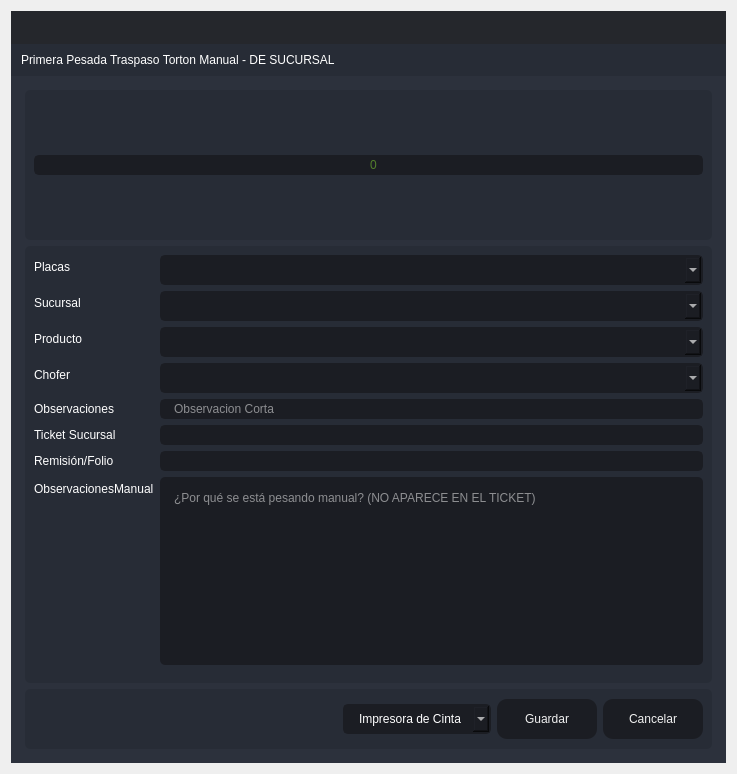
<?xml version="1.0" encoding="UTF-8"?>
<ui version="4.0">
 <class>PrimeraPTA</class>
 <widget class="QDialog" name="PrimeraPTA">
  <property name="windowModality">
   <enum>Qt::ApplicationModal</enum>
  </property>
  <property name="geometry">
   <rect>
    <x>0</x>
    <y>0</y>
    <width>737</width>
    <height>774</height>
   </rect>
  </property>
  <property name="minimumSize">
   <size>
    <width>737</width>
    <height>774</height>
   </size>
  </property>
  <property name="maximumSize">
   <size>
    <width>737</width>
    <height>774</height>
   </size>
  </property>
  <property name="windowTitle">
   <string>Primera Pesada Traspaso Torton Manual</string>
  </property>
  <layout class="QVBoxLayout" name="verticalLayout_6">
   <item>
    <widget class="QFrame" name="frame_main">
     <property name="styleSheet">
      <string notr="true">/* LINE EDIT */
QLineEdit {
	background-color: rgb(27, 29, 35);
	border-radius: 5px;
	border: 2px solid rgb(27, 29, 35);
	padding-left: 10px;
}
QLineEdit:hover {
	border: 2px solid rgb(64, 71, 88);
}
QLineEdit:focus {
	border: 2px solid rgb(91, 101, 124);
}

/* SCROLL BARS */
QScrollBar:horizontal {
    border: none;
    background: rgb(52, 59, 72);
    height: 14px;
    margin: 0px 21px 0 21px;
	border-radius: 0px;
}
QScrollBar::handle:horizontal {
    background: rgb(85, 170, 255);
    min-width: 25px;
	border-radius: 7px
}
QScrollBar::add-line:horizontal {
    border: none;
    background: rgb(55, 63, 77);
    width: 20px;
	border-top-right-radius: 7px;
    border-bottom-right-radius: 7px;
    subcontrol-position: right;
    subcontrol-origin: margin;
}
QScrollBar::sub-line:horizontal {
    border: none;
    background: rgb(55, 63, 77);
    width: 20px;
	border-top-left-radius: 7px;
    border-bottom-left-radius: 7px;
    subcontrol-position: left;
    subcontrol-origin: margin;
}
QScrollBar::up-arrow:horizontal, QScrollBar::down-arrow:horizontal
{
     background: none;
}
QScrollBar::add-page:horizontal, QScrollBar::sub-page:horizontal
{
     background: none;
}
 QScrollBar:vertical {
	border: none;
    background: rgb(52, 59, 72);
    width: 14px;
    margin: 21px 0 21px 0;
	border-radius: 0px;
 }
 QScrollBar::handle:vertical {	
	background: rgb(85, 170, 255);
    min-height: 25px;
	border-radius: 7px
 }
 QScrollBar::add-line:vertical {
     border: none;
    background: rgb(55, 63, 77);
     height: 20px;
	border-bottom-left-radius: 7px;
    border-bottom-right-radius: 7px;
     subcontrol-position: bottom;
     subcontrol-origin: margin;
 }
 QScrollBar::sub-line:vertical {
	border: none;
    background: rgb(55, 63, 77);
     height: 20px;
	border-top-left-radius: 7px;
    border-top-right-radius: 7px;
     subcontrol-position: top;
     subcontrol-origin: margin;
 }
 QScrollBar::up-arrow:vertical, QScrollBar::down-arrow:vertical {
     background: none;
 }

 QScrollBar::add-page:vertical, QScrollBar::sub-page:vertical {
     background: none;
 }

/* CHECKBOX */
QCheckBox::indicator {
    border: 3px solid rgb(52, 59, 72);
	width: 15px;
	height: 15px;
	border-radius: 10px;
    background: rgb(44, 49, 60);
}
QCheckBox::indicator:hover {
    border: 3px solid rgb(58, 66, 81);
}
QCheckBox::indicator:checked {
    background: 3px solid rgb(52, 59, 72);
	border: 3px solid rgb(52, 59, 72);	
	background-image: url(:/16x16/icons/16x16/cil-check-alt.png);
}

/* RADIO BUTTON */
QRadioButton::indicator {
    border: 3px solid rgb(52, 59, 72);
	width: 15px;
	height: 15px;
	border-radius: 10px;
    background: rgb(44, 49, 60);
}
QRadioButton::indicator:hover {
    border: 3px solid rgb(58, 66, 81);
}
QRadioButton::indicator:checked {
    background: 3px solid rgb(94, 106, 130);
	border: 3px solid rgb(52, 59, 72);	
}

/* COMBOBOX */
QComboBox{
	background-color: rgb(27, 29, 35);
	border-radius: 5px;
	border: 2px solid rgb(27, 29, 35);
	padding: 5px;
	padding-left: 10px;
}
QComboBox:hover{
	border: 2px solid rgb(64, 71, 88);
}
QComboBox::drop-down {
	subcontrol-origin: padding;
	subcontrol-position: top right;
	width: 25px; 
	border-left-width: 3px;
	border-left-color: rgba(39, 44, 54, 150);
	border-left-style: solid;
	border-top-right-radius: 3px;
	border-bottom-right-radius: 3px;	
	background-image: url(:/16x16/icons/16x16/cil-arrow-bottom.png);
	background-position: center;
	background-repeat: no-reperat;
 }
QComboBox QAbstractItemView {
	color: rgb(85, 170, 255);	
	background-color: rgb(27, 29, 35);
	padding: 10px;
	selection-background-color: rgb(39, 44, 54);
}

/* SLIDERS */
QSlider::groove:horizontal {
    border-radius: 9px;
    height: 18px;
	margin: 0px;
	background-color: rgb(52, 59, 72);
}
QSlider::groove:horizontal:hover {
	background-color: rgb(55, 62, 76);
}
QSlider::handle:horizontal {
    background-color: rgb(85, 170, 255);
    border: none;
    height: 18px;
    width: 18px;
    margin: 0px;
	border-radius: 9px;
}
QSlider::handle:horizontal:hover {
    background-color: rgb(105, 180, 255);
}
QSlider::handle:horizontal:pressed {
    background-color: rgb(65, 130, 195);
}

QSlider::groove:vertical {
    border-radius: 9px;
    width: 18px;
    margin: 0px;
	background-color: rgb(52, 59, 72);
}
QSlider::groove:vertical:hover {
	background-color: rgb(55, 62, 76);
}
QSlider::handle:vertical {
    background-color: rgb(85, 170, 255);
	border: none;
    height: 18px;
    width: 18px;
    margin: 0px;
	border-radius: 9px;
}
QSlider::handle:vertical:hover {
    background-color: rgb(105, 180, 255);
}
QSlider::handle:vertical:pressed {
    background-color: rgb(65, 130, 195);
}

</string>
     </property>
     <property name="frameShape">
      <enum>QFrame::NoFrame</enum>
     </property>
     <property name="frameShadow">
      <enum>QFrame::Raised</enum>
     </property>
     <layout class="QVBoxLayout" name="verticalLayout">
      <property name="spacing">
       <number>0</number>
      </property>
      <property name="leftMargin">
       <number>0</number>
      </property>
      <property name="topMargin">
       <number>0</number>
      </property>
      <property name="rightMargin">
       <number>0</number>
      </property>
      <property name="bottomMargin">
       <number>0</number>
      </property>
      <item>
       <widget class="QFrame" name="frame_top">
        <property name="minimumSize">
         <size>
          <width>0</width>
          <height>65</height>
         </size>
        </property>
        <property name="maximumSize">
         <size>
          <width>16777215</width>
          <height>65</height>
         </size>
        </property>
        <property name="styleSheet">
         <string notr="true">background-color: transparent;</string>
        </property>
        <property name="frameShape">
         <enum>QFrame::NoFrame</enum>
        </property>
        <property name="frameShadow">
         <enum>QFrame::Raised</enum>
        </property>
        <layout class="QHBoxLayout" name="horizontalLayout_3">
         <property name="spacing">
          <number>0</number>
         </property>
         <property name="leftMargin">
          <number>0</number>
         </property>
         <property name="topMargin">
          <number>0</number>
         </property>
         <property name="rightMargin">
          <number>0</number>
         </property>
         <property name="bottomMargin">
          <number>0</number>
         </property>
         <item>
          <widget class="QFrame" name="frame_toggle">
           <property name="maximumSize">
            <size>
             <width>70</width>
             <height>16777215</height>
            </size>
           </property>
           <property name="styleSheet">
            <string notr="true">background-color: rgb(27, 29, 35);</string>
           </property>
           <property name="frameShape">
            <enum>QFrame::NoFrame</enum>
           </property>
           <property name="frameShadow">
            <enum>QFrame::Raised</enum>
           </property>
           <layout class="QVBoxLayout" name="verticalLayout_3">
            <property name="spacing">
             <number>0</number>
            </property>
            <property name="leftMargin">
             <number>0</number>
            </property>
            <property name="topMargin">
             <number>0</number>
            </property>
            <property name="rightMargin">
             <number>0</number>
            </property>
            <property name="bottomMargin">
             <number>0</number>
            </property>
           </layout>
          </widget>
         </item>
         <item>
          <widget class="QFrame" name="frame_top_right">
           <property name="styleSheet">
            <string notr="true">background: transparent;</string>
           </property>
           <property name="frameShape">
            <enum>QFrame::NoFrame</enum>
           </property>
           <property name="frameShadow">
            <enum>QFrame::Raised</enum>
           </property>
           <layout class="QVBoxLayout" name="verticalLayout_2">
            <property name="spacing">
             <number>0</number>
            </property>
            <property name="leftMargin">
             <number>0</number>
            </property>
            <property name="topMargin">
             <number>0</number>
            </property>
            <property name="rightMargin">
             <number>0</number>
            </property>
            <property name="bottomMargin">
             <number>0</number>
            </property>
            <item>
             <widget class="QFrame" name="frame_top_btns">
              <property name="maximumSize">
               <size>
                <width>16777215</width>
                <height>42</height>
               </size>
              </property>
              <property name="styleSheet">
               <string notr="true">background-color: rgba(27, 29, 35, 200)</string>
              </property>
              <property name="frameShape">
               <enum>QFrame::NoFrame</enum>
              </property>
              <property name="frameShadow">
               <enum>QFrame::Raised</enum>
              </property>
              <layout class="QHBoxLayout" name="horizontalLayout_4">
               <property name="spacing">
                <number>0</number>
               </property>
               <property name="leftMargin">
                <number>0</number>
               </property>
               <property name="topMargin">
                <number>0</number>
               </property>
               <property name="rightMargin">
                <number>0</number>
               </property>
               <property name="bottomMargin">
                <number>0</number>
               </property>
               <item>
                <widget class="QFrame" name="frame_label_top_btns">
                 <property name="sizePolicy">
                  <sizepolicy hsizetype="Expanding" vsizetype="Preferred">
                   <horstretch>0</horstretch>
                   <verstretch>0</verstretch>
                  </sizepolicy>
                 </property>
                 <property name="frameShape">
                  <enum>QFrame::NoFrame</enum>
                 </property>
                 <property name="frameShadow">
                  <enum>QFrame::Raised</enum>
                 </property>
                 <layout class="QHBoxLayout" name="horizontalLayout_10">
                  <property name="spacing">
                   <number>0</number>
                  </property>
                  <property name="leftMargin">
                   <number>5</number>
                  </property>
                  <property name="topMargin">
                   <number>0</number>
                  </property>
                  <property name="rightMargin">
                   <number>10</number>
                  </property>
                  <property name="bottomMargin">
                   <number>0</number>
                  </property>
                 </layout>
                </widget>
               </item>
               <item alignment="Qt::AlignRight">
                <widget class="QFrame" name="frame_btns_right">
                 <property name="sizePolicy">
                  <sizepolicy hsizetype="Expanding" vsizetype="Preferred">
                   <horstretch>0</horstretch>
                   <verstretch>0</verstretch>
                  </sizepolicy>
                 </property>
                 <property name="maximumSize">
                  <size>
                   <width>120</width>
                   <height>16777215</height>
                  </size>
                 </property>
                 <property name="frameShape">
                  <enum>QFrame::NoFrame</enum>
                 </property>
                 <property name="frameShadow">
                  <enum>QFrame::Raised</enum>
                 </property>
                 <layout class="QHBoxLayout" name="horizontalLayout_5">
                  <property name="spacing">
                   <number>0</number>
                  </property>
                  <property name="leftMargin">
                   <number>0</number>
                  </property>
                  <property name="topMargin">
                   <number>0</number>
                  </property>
                  <property name="rightMargin">
                   <number>0</number>
                  </property>
                  <property name="bottomMargin">
                   <number>0</number>
                  </property>
                 </layout>
                </widget>
               </item>
              </layout>
             </widget>
            </item>
            <item>
             <widget class="QFrame" name="frame_top_info">
              <property name="maximumSize">
               <size>
                <width>16777215</width>
                <height>65</height>
               </size>
              </property>
              <property name="styleSheet">
               <string notr="true">background-color: rgb(39, 44, 54);</string>
              </property>
              <property name="frameShape">
               <enum>QFrame::NoFrame</enum>
              </property>
              <property name="frameShadow">
               <enum>QFrame::Raised</enum>
              </property>
              <layout class="QHBoxLayout" name="horizontalLayout_8">
               <property name="spacing">
                <number>0</number>
               </property>
               <property name="leftMargin">
                <number>10</number>
               </property>
               <property name="topMargin">
                <number>0</number>
               </property>
               <property name="rightMargin">
                <number>10</number>
               </property>
               <property name="bottomMargin">
                <number>0</number>
               </property>
               <item>
                <widget class="QLabel" name="label">
                 <property name="styleSheet">
                  <string notr="true">font: 75 16pt &quot;MS Shell Dlg 2&quot;;
color: rgb(255, 255, 255);</string>
                 </property>
                 <property name="text">
                  <string>Primera Pesada Traspaso Torton Manual - DE SUCURSAL</string>
                 </property>
                </widget>
               </item>
              </layout>
             </widget>
            </item>
           </layout>
          </widget>
         </item>
        </layout>
       </widget>
      </item>
      <item>
       <widget class="QFrame" name="frame_center">
        <property name="sizePolicy">
         <sizepolicy hsizetype="Expanding" vsizetype="Expanding">
          <horstretch>0</horstretch>
          <verstretch>0</verstretch>
         </sizepolicy>
        </property>
        <property name="styleSheet">
         <string notr="true">background-color: rgb(40, 44, 52);</string>
        </property>
        <property name="frameShape">
         <enum>QFrame::NoFrame</enum>
        </property>
        <property name="frameShadow">
         <enum>QFrame::Raised</enum>
        </property>
        <layout class="QHBoxLayout" name="horizontalLayout_2">
         <property name="spacing">
          <number>0</number>
         </property>
         <property name="leftMargin">
          <number>0</number>
         </property>
         <property name="topMargin">
          <number>0</number>
         </property>
         <property name="rightMargin">
          <number>0</number>
         </property>
         <property name="bottomMargin">
          <number>0</number>
         </property>
         <item>
          <widget class="QFrame" name="frame_content_right">
           <property name="styleSheet">
            <string notr="true">background-color: rgb(44, 49, 60);</string>
           </property>
           <property name="frameShape">
            <enum>QFrame::NoFrame</enum>
           </property>
           <property name="frameShadow">
            <enum>QFrame::Raised</enum>
           </property>
           <layout class="QVBoxLayout" name="verticalLayout_4">
            <property name="spacing">
             <number>0</number>
            </property>
            <property name="leftMargin">
             <number>0</number>
            </property>
            <property name="topMargin">
             <number>0</number>
            </property>
            <property name="rightMargin">
             <number>0</number>
            </property>
            <property name="bottomMargin">
             <number>0</number>
            </property>
            <item>
             <widget class="QFrame" name="frame_content">
              <property name="frameShape">
               <enum>QFrame::NoFrame</enum>
              </property>
              <property name="frameShadow">
               <enum>QFrame::Raised</enum>
              </property>
              <layout class="QVBoxLayout" name="verticalLayout_9">
               <property name="spacing">
                <number>0</number>
               </property>
               <property name="leftMargin">
                <number>5</number>
               </property>
               <property name="topMargin">
                <number>5</number>
               </property>
               <property name="rightMargin">
                <number>5</number>
               </property>
               <property name="bottomMargin">
                <number>5</number>
               </property>
               <item>
                <widget class="QStackedWidget" name="stackedWidget">
                 <property name="styleSheet">
                  <string notr="true">background: transparent;</string>
                 </property>
                 <property name="currentIndex">
                  <number>0</number>
                 </property>
                 <widget class="QWidget" name="page_home">
                  <layout class="QVBoxLayout" name="verticalLayout_10">
                   <item>
                    <widget class="QFrame" name="frame_3">
                     <property name="minimumSize">
                      <size>
                       <width>0</width>
                       <height>150</height>
                      </size>
                     </property>
                     <property name="maximumSize">
                      <size>
                       <width>16777215</width>
                       <height>150</height>
                      </size>
                     </property>
                     <property name="styleSheet">
                      <string notr="true">background-color: rgb(39, 44, 54);
border-radius: 5px;</string>
                     </property>
                     <property name="frameShape">
                      <enum>QFrame::StyledPanel</enum>
                     </property>
                     <property name="frameShadow">
                      <enum>QFrame::Raised</enum>
                     </property>
                     <layout class="QVBoxLayout" name="verticalLayout_11">
                      <item>
                       <layout class="QVBoxLayout" name="verticalLayout_8">
                        <item>
                         <widget class="QLineEdit" name="Peso">
                          <property name="styleSheet">
                           <string notr="true">QLineEdit {
	background-color: rgb(27, 29, 35);
	border-radius: 5px;
	border: 2px solid rgb(27, 29, 35);
	padding-left: 10px;
	font: 75 80pt &quot;MS Shell Dlg 2&quot;;	
	color: rgb(138, 226, 52);
}
QLineEdit:hover {
	border: 2px solid rgb(64, 71, 88);
}
QLineEdit:focus {
	border: 2px solid rgb(91, 101, 124);
}</string>
                          </property>
                          <property name="alignment">
                           <set>Qt::AlignCenter</set>
                          </property>
                          <property name="placeholderText">
                           <string>0</string>
                          </property>
                         </widget>
                        </item>
                       </layout>
                      </item>
                     </layout>
                    </widget>
                   </item>
                   <item>
                    <widget class="QFrame" name="frame">
                     <property name="styleSheet">
                      <string notr="true">background-color: rgb(39, 44, 54);
border-radius: 5px;</string>
                     </property>
                     <property name="frameShape">
                      <enum>QFrame::StyledPanel</enum>
                     </property>
                     <property name="frameShadow">
                      <enum>QFrame::Raised</enum>
                     </property>
                     <layout class="QVBoxLayout" name="verticalLayout_5">
                      <item>
                       <layout class="QVBoxLayout" name="verticalLayout_12">
                        <item>
                         <layout class="QFormLayout" name="formLayout">
                          <item row="0" column="0">
                           <widget class="QLabel" name="label_2">
                            <property name="styleSheet">
                             <string notr="true">color: rgb(255, 255, 255);
font: 75 12pt &quot;MS Shell Dlg 2&quot;;</string>
                            </property>
                            <property name="text">
                             <string>Placas</string>
                            </property>
                           </widget>
                          </item>
                          <item row="0" column="1">
                           <widget class="QComboBox" name="comboBox_placas">
                            <property name="styleSheet">
                             <string notr="true">QComboBox{
	background-color: rgb(27, 29, 35);
	border-radius: 5px;
	border: 2px solid rgb(27, 29, 35);
	padding: 5px;
	padding-left: 14px;
	color: rgb(255, 255, 255);
    font: 75 12pt &quot;MS Shell Dlg 2&quot;;
}
QComboBox:hover{
	border: 2px solid rgb(64, 71, 88);
}
QComboBox QAbstractItemView {
	color: rgb(85, 170, 255);	
	background-color: rgb(27, 29, 35);
	padding: 10px;
	selection-background-color: rgb(39, 44, 54);
}</string>
                            </property>
                           </widget>
                          </item>
                          <item row="1" column="0">
                           <widget class="QLabel" name="label_3">
                            <property name="styleSheet">
                             <string notr="true">color: rgb(255, 255, 255);
font: 75 12pt &quot;MS Shell Dlg 2&quot;;</string>
                            </property>
                            <property name="text">
                             <string>Sucursal</string>
                            </property>
                           </widget>
                          </item>
                          <item row="1" column="1">
                           <widget class="QComboBox" name="comboBox_sucursal">
                            <property name="styleSheet">
                             <string notr="true">QComboBox{
	background-color: rgb(27, 29, 35);
	border-radius: 5px;
	border: 2px solid rgb(27, 29, 35);
	padding: 5px;
	padding-left: 14px;
	color: rgb(255, 255, 255);
    font: 75 12pt &quot;MS Shell Dlg 2&quot;;
}
QComboBox:hover{
	border: 2px solid rgb(64, 71, 88);
}
QComboBox QAbstractItemView {
	color: rgb(85, 170, 255);	
	background-color: rgb(27, 29, 35);
	padding: 10px;
	selection-background-color: rgb(39, 44, 54);
}</string>
                            </property>
                           </widget>
                          </item>
                          <item row="2" column="0">
                           <widget class="QLabel" name="label_5">
                            <property name="styleSheet">
                             <string notr="true">color: rgb(255, 255, 255);
font: 75 12pt &quot;MS Shell Dlg 2&quot;;</string>
                            </property>
                            <property name="text">
                             <string>Producto</string>
                            </property>
                           </widget>
                          </item>
                          <item row="2" column="1">
                           <widget class="QComboBox" name="comboBox_productos">
                            <property name="styleSheet">
                             <string notr="true">QComboBox{
	background-color: rgb(27, 29, 35);
	border-radius: 5px;
	border: 2px solid rgb(27, 29, 35);
	padding: 5px;
	padding-left: 14px;
	color: rgb(255, 255, 255);
    font: 75 12pt &quot;MS Shell Dlg 2&quot;;
}
QComboBox:hover{
	border: 2px solid rgb(64, 71, 88);
}
QComboBox QAbstractItemView {
	color: rgb(85, 170, 255);	
	background-color: rgb(27, 29, 35);
	padding: 10px;
	selection-background-color: rgb(39, 44, 54);
}</string>
                            </property>
                           </widget>
                          </item>
                          <item row="3" column="0">
                           <widget class="QLabel" name="label_6">
                            <property name="styleSheet">
                             <string notr="true">color: rgb(255, 255, 255);
font: 75 12pt &quot;MS Shell Dlg 2&quot;;</string>
                            </property>
                            <property name="text">
                             <string>Chofer</string>
                            </property>
                           </widget>
                          </item>
                          <item row="3" column="1">
                           <widget class="QComboBox" name="comboBox_operador">
                            <property name="styleSheet">
                             <string notr="true">QComboBox{
	background-color: rgb(27, 29, 35);
	border-radius: 5px;
	border: 2px solid rgb(27, 29, 35);
	padding: 5px;
	padding-left: 14px;
	color: rgb(255, 255, 255);
    font: 75 12pt &quot;MS Shell Dlg 2&quot;;
}
QComboBox:hover{
	border: 2px solid rgb(64, 71, 88);
}
QComboBox QAbstractItemView {
	color: rgb(85, 170, 255);	
	background-color: rgb(27, 29, 35);
	padding: 10px;
	selection-background-color: rgb(39, 44, 54);
}</string>
                            </property>
                           </widget>
                          </item>
                          <item row="4" column="0">
                           <widget class="QLabel" name="label_7">
                            <property name="styleSheet">
                             <string notr="true">color: rgb(255, 255, 255);
font: 75 12pt &quot;MS Shell Dlg 2&quot;;</string>
                            </property>
                            <property name="text">
                             <string>Observaciones</string>
                            </property>
                           </widget>
                          </item>
                          <item row="5" column="0">
                           <widget class="QLabel" name="label_8">
                            <property name="styleSheet">
                             <string notr="true">color: rgb(255, 255, 255);
font: 75 12pt &quot;MS Shell Dlg 2&quot;;</string>
                            </property>
                            <property name="text">
                             <string>Ticket Sucursal</string>
                            </property>
                           </widget>
                          </item>
                          <item row="5" column="1">
                           <widget class="QLineEdit" name="ticket_sucursal">
                            <property name="styleSheet">
                             <string notr="true">QLineEdit {
	background-color: rgb(27, 29, 35);
	border-radius: 5px;
	border: 2px solid rgb(27, 29, 35);
	padding-left: 10px;
	font: 75 12pt &quot;MS Shell Dlg 2&quot;;
	color: rgb(255, 255, 255);
}
QLineEdit:hover {
	border: 2px solid rgb(64, 71, 88);
}
QLineEdit:focus {
	border: 2px solid rgb(91, 101, 124);
}</string>
                            </property>
                           </widget>
                          </item>
                          <item row="6" column="0">
                           <widget class="QLabel" name="label_10">
                            <property name="styleSheet">
                             <string notr="true">color: rgb(255, 255, 255);
font: 75 12pt &quot;MS Shell Dlg 2&quot;;</string>
                            </property>
                            <property name="text">
                             <string>Remisión/Folio</string>
                            </property>
                           </widget>
                          </item>
                          <item row="6" column="1">
                           <widget class="QLineEdit" name="folio">
                            <property name="styleSheet">
                             <string notr="true">QLineEdit {
	background-color: rgb(27, 29, 35);
	border-radius: 5px;
	border: 2px solid rgb(27, 29, 35);
	padding-left: 10px;
	font: 75 12pt &quot;MS Shell Dlg 2&quot;;
	color: rgb(255, 255, 255);
}
QLineEdit:hover {
	border: 2px solid rgb(64, 71, 88);
}
QLineEdit:focus {
	border: 2px solid rgb(91, 101, 124);
}</string>
                            </property>
                           </widget>
                          </item>
                          <item row="8" column="0">
                           <widget class="Line" name="line">
                            <property name="orientation">
                             <enum>Qt::Horizontal</enum>
                            </property>
                           </widget>
                          </item>
                          <item row="7" column="0">
                           <widget class="QLabel" name="label_4">
                            <property name="styleSheet">
                             <string notr="true">color: rgb(255, 255, 255);
font: 75 12pt &quot;MS Shell Dlg 2&quot;;</string>
                            </property>
                            <property name="text">
                             <string>ObservacionesManual</string>
                            </property>
                           </widget>
                          </item>
                          <item row="7" column="1">
                           <widget class="QPlainTextEdit" name="Observaciones_Manual">
                            <property name="styleSheet">
                             <string notr="true">QPlainTextEdit {
	background-color: rgb(27, 29, 35);
	border-radius: 5px;
	padding: 10px;
    color: rgb(255, 255, 255);
	font: 75 12pt &quot;MS Shell Dlg 2&quot;;
}
QPlainTextEdit:hover {
	border: 2px solid rgb(64, 71, 88);
}
QPlainTextEdit:focus {
	border: 2px solid rgb(91, 101, 124);
}</string>
                            </property>
                            <property name="placeholderText">
                             <string>¿Por qué se está pesando manual? (NO APARECE EN EL TICKET)</string>
                            </property>
                           </widget>
                          </item>
                          <item row="4" column="1">
                           <widget class="QLineEdit" name="observaciones">
                            <property name="styleSheet">
                             <string notr="true">QLineEdit {
	background-color: rgb(27, 29, 35);
	border-radius: 5px;
	border: 2px solid rgb(27, 29, 35);
	padding-left: 10px;
	font: 75 12pt &quot;MS Shell Dlg 2&quot;;
	color: rgb(255, 255, 255);
}
QLineEdit:hover {
	border: 2px solid rgb(64, 71, 88);
}
QLineEdit:focus {
	border: 2px solid rgb(91, 101, 124);
}</string>
                            </property>
                            <property name="maxLength">
                             <number>125</number>
                            </property>
                            <property name="placeholderText">
                             <string>Observacion Corta</string>
                            </property>
                           </widget>
                          </item>
                         </layout>
                        </item>
                       </layout>
                      </item>
                     </layout>
                    </widget>
                   </item>
                   <item>
                    <widget class="QFrame" name="frame_2">
                     <property name="minimumSize">
                      <size>
                       <width>0</width>
                       <height>60</height>
                      </size>
                     </property>
                     <property name="maximumSize">
                      <size>
                       <width>16777215</width>
                       <height>60</height>
                      </size>
                     </property>
                     <property name="styleSheet">
                      <string notr="true">background-color: rgb(39, 44, 54);
border-radius: 5px;</string>
                     </property>
                     <property name="frameShape">
                      <enum>QFrame::StyledPanel</enum>
                     </property>
                     <property name="frameShadow">
                      <enum>QFrame::Raised</enum>
                     </property>
                     <layout class="QHBoxLayout" name="horizontalLayout_9">
                      <item>
                       <layout class="QGridLayout" name="gridLayout">
                        <item row="0" column="2">
                         <widget class="QPushButton" name="btn_guardar">
                          <property name="minimumSize">
                           <size>
                            <width>100</width>
                            <height>40</height>
                           </size>
                          </property>
                          <property name="styleSheet">
                           <string notr="true">QPushButton {
	border-color: rgb(27, 29, 35);
	font: 75 10pt &quot;MS Shell Dlg 2&quot;;
	color: rgb(240, 240, 240);
	background-color: rgb(27, 29, 35);
	border: 0px solid;
	border-radius: 10px;	
}
QPushButton:hover {
	background-color:rgb(44, 49, 60);
	border-color: rgb(27, 29, 35);
	border: 2px solid;
}</string>
                          </property>
                          <property name="text">
                           <string>Guardar</string>
                          </property>
                         </widget>
                        </item>
                        <item row="0" column="3">
                         <widget class="QPushButton" name="btnr">
                          <property name="minimumSize">
                           <size>
                            <width>100</width>
                            <height>40</height>
                           </size>
                          </property>
                          <property name="styleSheet">
                           <string notr="true">QPushButton {
	border-color: rgb(27, 29, 35);
	font: 75 10pt &quot;MS Shell Dlg 2&quot;;
	color: rgb(240, 240, 240);
	background-color: rgb(27, 29, 35);
	border: 0px solid;
	border-radius: 10px;	
}
QPushButton:hover {
	background-color:rgb(44, 49, 60);
	border-color: rgb(27, 29, 35);
	border: 2px solid;
}</string>
                          </property>
                          <property name="text">
                           <string>Cancelar</string>
                          </property>
                         </widget>
                        </item>
                        <item row="0" column="0">
                         <spacer name="horizontalSpacer">
                          <property name="orientation">
                           <enum>Qt::Horizontal</enum>
                          </property>
                          <property name="sizeHint" stdset="0">
                           <size>
                            <width>40</width>
                            <height>20</height>
                           </size>
                          </property>
                         </spacer>
                        </item>
                        <item row="0" column="1">
                         <widget class="QComboBox" name="comboBox_impresora">
                          <property name="styleSheet">
                           <string notr="true">QComboBox{
	background-color: rgb(27, 29, 35);
	border-radius: 5px;
	border: 2px solid rgb(27, 29, 35);
	padding: 5px;
	padding-left: 14px;
	color: rgb(255, 255, 255);
    font: 75 12pt &quot;MS Shell Dlg 2&quot;;
}
QComboBox:hover{
	border: 2px solid rgb(64, 71, 88);
}
QComboBox QAbstractItemView {
	color: rgb(85, 170, 255);	
	background-color: rgb(27, 29, 35);
	padding: 10px;
	selection-background-color: rgb(39, 44, 54);
}</string>
                          </property>
                          <item>
                           <property name="text">
                            <string>Impresora de Cinta</string>
                           </property>
                          </item>
                          <item>
                           <property name="text">
                            <string>Impresora Windows</string>
                           </property>
                          </item>
                         </widget>
                        </item>
                       </layout>
                      </item>
                     </layout>
                    </widget>
                   </item>
                  </layout>
                 </widget>
                </widget>
               </item>
              </layout>
             </widget>
            </item>
           </layout>
          </widget>
         </item>
        </layout>
       </widget>
      </item>
     </layout>
    </widget>
   </item>
  </layout>
 </widget>
 <tabstops>
  <tabstop>Peso</tabstop>
  <tabstop>comboBox_placas</tabstop>
  <tabstop>comboBox_sucursal</tabstop>
  <tabstop>comboBox_productos</tabstop>
  <tabstop>comboBox_operador</tabstop>
  <tabstop>observaciones</tabstop>
  <tabstop>ticket_sucursal</tabstop>
  <tabstop>folio</tabstop>
  <tabstop>Observaciones_Manual</tabstop>
  <tabstop>btn_guardar</tabstop>
  <tabstop>btnr</tabstop>
 </tabstops>
 <resources/>
 <connections/>
</ui>
